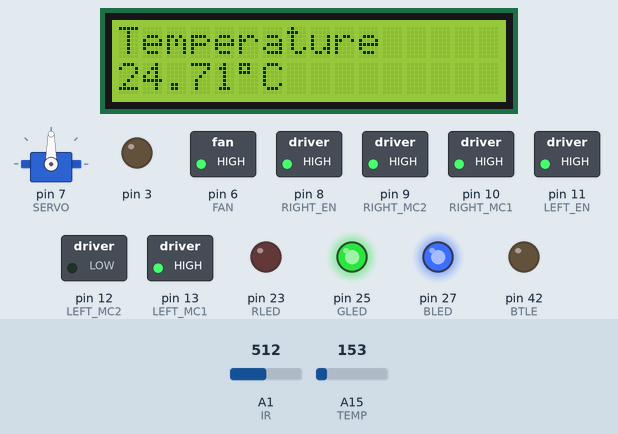
Simulated run of this sketch. Board: Arduino Mega 2560, built with avr-gcc and run on an emulated ATmega2560. Shown: 16×2 character LCD, servo, switched loads named in the sketch (green lamp = pin HIGH), output pins drawn as LEDs (lit = HIGH). Inputs (shaded band) come from the test bench; at power-on: A15 (TEMP) = 153, A1 (IR) = 512. What the sketch prints to the serial monitor is not drawn.

Above: at 11.1 s.
11.2 s: A15 (TEMP) set to 149
At 17.1 s:
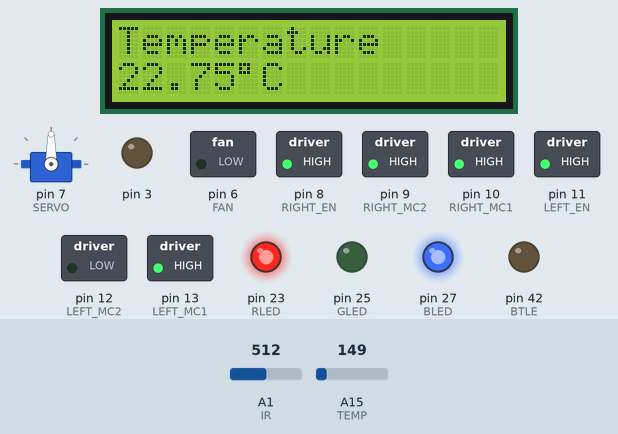
17.5 s: A15 (TEMP) set to 133
At 24.9 s:
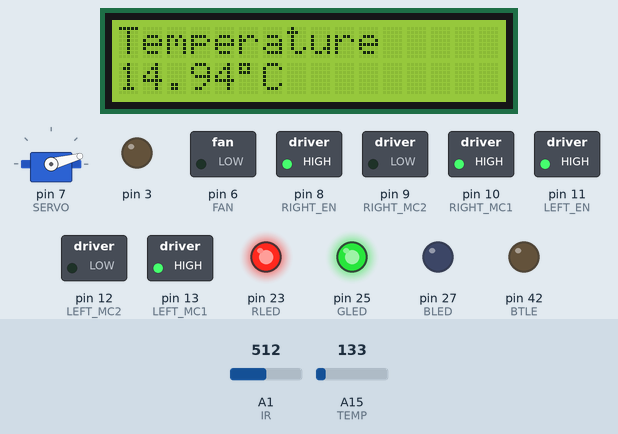
25.1 s: A15 (TEMP) set to 114
At 28.1 s:
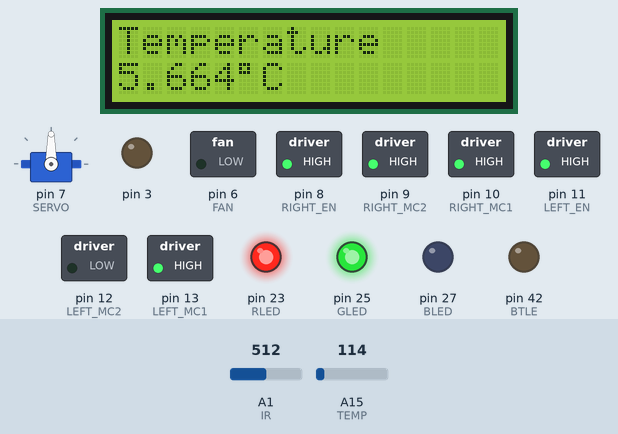
Timing chart, 0 to 34.5 s (numbered marks = the images above; inputs shaded):
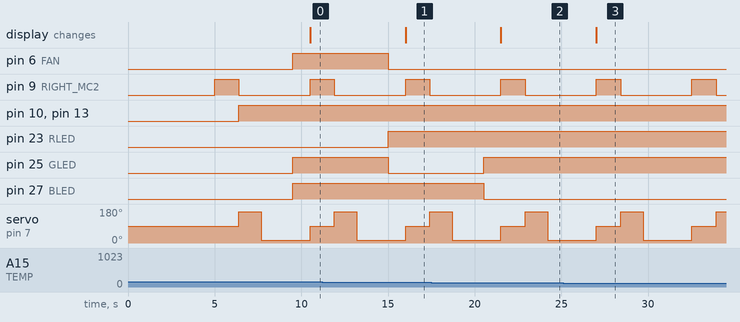

Measured:
- the behaviour switches between 150 and 149 on A15 (TEMP) (found by bisection; images 0 and 1)
- after the input at 11.2 s, pin 6 (FAN), pin 25 (GLED): HIGH → LOW after 3.8 s; pin 23 (RLED): LOW → HIGH after 3.8 s; the display: changes after 4.8 s (image 1)
- after the input at 17.5 s, pin 25 (GLED): LOW → HIGH after 3.0 s; pin 27 (BLED): HIGH → LOW after 3.0 s; the display: changes after 4.0 s (image 2)
- after the input at 25.1 s, the display: changes after 1.9 s (image 3)
- by itself, pin 9 (RIGHT_MC2): alternates HIGH for 1.4 s and LOW for 4.1 s

The sketch:

temp_with_chasis.ino
```cpp
#include<LiquidCrystal.h>
#include<SoftwareSerial.h>
LiquidCrystal lcd(33, 35, 37, 39, 41, 43); //connecting the pins rs,en,d4,d5,d6,d7 to the arduino at pin 33 35 37 39 41 43
int celsius; //declare a function celsius as an integer

#include <Servo.h>
const int SERVO  =7;   //Servo on Pin 9
const int IR     =A1;   //IR Distance Sensor on Analog Pin 0
int val = 0;            //IR test output

// Temperature Alert!
const int BLED=27;          // Blue LED Cathode on Pin 9
const int GLED=25;         // Green LED Cathode on Pin 10
const int RLED=23;         // Red LED Cathode on Pin 11
const int TEMP=A15;          // Temp Sensor is on pin A0
const int FAN=6;            // Fan pin 2
const int LOWER_BOUND=139; // Lower Threshold
const int UPPER_BOUND=149; // Upper Threshold
const int BTLE = 42;        //Sends analog data to BTLE device
int temperature = 0;               // Variable to hold analog reading

//Self-Driving Car - IR obstacle avoidance!
//H-Bridge Pins
const int RIGHT_EN  =8;  //Half Bridge Enable for Right Motor
const int RIGHT_MC1 =10;  //Right Bridge Switch 1 Control
const int RIGHT_MC2 =9;  //Right Bridge Switch 2 Control
const int LEFT_EN   =11; //Half Bridge Enable for Left Motor
const int LEFT_MC1  =13;  //Left Bridge Switch 1 Control
const int LEFT_MC2  =12;  //Left Bridge Switch 2 Control

// These constants won't change:
const int sensorPin = A1;  // pin that the sensor is attached to
const int ledPin = 9;      // pin that the LED is attached to

// variables:
int sensorValue = 0;   // the sensor value
int sensorMin = 1023;  // minimum sensor value
int sensorMax = 0;     // maximum sensor value

//Movement Thresholds and Speeds
const int SPEED_MIN = 150;            //Minimum motor speed
const int SPEED_MAX = 255;            //Maximum motor speed

int rate = 0;
Servo myServo;     //Servo Object

int readDistance(int pos)
{
    myServo.write(pos);                //Move to given position
    delay(1300);                       //Wait for Servo to move
    int dist = analogRead(IR);         //Read IR Sensor
    dist = map(dist, 50, 500, 0, 255); //scale it to LED range
    dist = constrain(dist, 0, 255);    //Constrain it
    return dist;                       //Return scaled distance
}

int LeftDistance, RightDistance, FrontDistance;

void setup()
{
   lcd.begin (16,2); //start LCD 16x2
   myServo.attach(SERVO); //Attach the Servo
   //The H-Bridge Pins are Outputs
    pinMode(RIGHT_EN, OUTPUT);
    pinMode(RIGHT_MC1, OUTPUT);
    pinMode(RIGHT_MC2, OUTPUT);
    pinMode(LEFT_EN, OUTPUT);
    pinMode(LEFT_MC1, OUTPUT);
    pinMode(LEFT_MC2, OUTPUT);
    pinMode (BLED, OUTPUT); // Set Blue LED as Output
    pinMode (GLED, OUTPUT); // Set Green LED as Output
    pinMode (RLED, OUTPUT); // Set Red LED as Output
    pinMode (FAN, OUTPUT);  // Set Fan as Output
    pinMode (BTLE, OUTPUT); //Sets BTLE as Output
    //Initialize with both motors stopped
    brake();
//Run a Serial interface for helping to calibrate the light levels.
    Serial.begin(9600);
// IR sensor calibration, without the LED:
  pinMode(3, OUTPUT);
  digitalWrite(3, HIGH);
    // signal the end of the calibration period
  digitalWrite(3, LOW);
// calibrate during the first five seconds
  while (millis() < 5000) {
    sensorValue = analogRead(sensorPin);

//record the maximum sensor value
    if (sensorValue > sensorMax) {
      sensorMax = sensorValue;
    }
    // record the minimum sensor value
    if (sensorValue < sensorMin) {
      sensorMin = sensorValue;
    }
  }
}

void loop()
{
//read the sensor:
sensorValue = analogRead(sensorPin);
// in case the sensor value is outside the range seen during calibration
  sensorValue = constrain(sensorValue, sensorMin, sensorMax);
// apply the calibration to the sensor reading
  sensorValue = map(sensorValue, sensorMin, sensorMax, 0, 255);
// fade the LED using the calibrated value:
  analogWrite(ledPin, sensorValue);
  myServo.write (90);                                // Tells the Servo  to position at 80 degrees (Facing forward).
  delay (100);                                      //  Delay for 0.1s.

  FrontDistance = readDistance(90);                 // Measuring  the Distance in CM.
  if (FrontDistance < 500) {                            // If obstacle  found in 30cm.
    forward();
   rate = 100;
  }
  else if ((FrontDistance >= 350) && (FrontDistance < 250)) { // If obstacle  found between 30cm to 60cm.
   forward ();
   rate = 150;

  }
  else if ((FrontDistance >= 100) && (FrontDistance  < 25)) { // If obstacle found between 60cm to 90cm.
   forward();
   rate = 200;

  }
 else {                                          // If obstacle cannot be  found in 90cm.
   forward ();                                   // Robot move  to Forward direction.
   rate = 255;

}

RightDistance = readDistance(165);      // Measuring  the Distance in CM.
   if (RightDistance < 500) {                            // If obstacle  found in 30cm.
    forward();
    rate = 100;
  }
  else if ((RightDistance >= 350) && (RightDistance < 250)) { // If obstacle  found between 30cm to 60cm.
    forward ();
  rate = 150;
  }
  else if ((RightDistance >= 100) && (RightDistance  < 25)) { // If obstacle found between 60cm to 90cm.
    forward();
    rate = 200;
  }
  else {                                          // If obstacle cannot be  found in 90cm.
    forward ();                                   // Robot move  to Forward direction.
    rate = 255;
  }


  LeftDistance = readDistance(15);     // Measuring  the Distance in CM.
    if (LeftDistance < 500) {                            // If obstacle  found in 30cm.
    forward();

    rate = 100;
  }
 else if ((LeftDistance >= 350) && (LeftDistance < 250)) { // If obstacle  found between 30cm to 60cm.
    forward ();
    rate = 150;
  }
  else if ((LeftDistance >= 100) && (LeftDistance  < 25)) { // If obstacle found between 60cm to 90cm.
    forward();
    rate = 200;
  }
  else {                                          // If obstacle cannot be  found in 90cm.
    forward ();                                   // Robot move  to Forward direction.
    rate = 255;
  }
  temperature = analogRead(TEMP);
  val = analogRead(IR);
  Serial.print("Temperature ");
  Serial.println(temperature);
  Serial.print("IR distance  ");
  Serial.println(val);
  delay(500);

  // LED is Blue
  if (temperature < LOWER_BOUND)
  {
    digitalWrite(RLED, HIGH);
    digitalWrite(GLED, HIGH);
    digitalWrite(BLED, LOW);
    digitalWrite(FAN, LOW);
  }
  // LED is Red
  else if (temperature > UPPER_BOUND)
  {
    digitalWrite(RLED, LOW);
    digitalWrite(GLED, HIGH);
    digitalWrite(BLED, HIGH);
    digitalWrite(FAN, HIGH);
  }
  // LED is Green
  else
  {
    digitalWrite(RLED, HIGH);
    digitalWrite(GLED, LOW);
    digitalWrite(BLED, HIGH);
    digitalWrite(FAN, LOW);
  }
  int sensor_data = analogRead(TEMP);
  float voltage = sensor_data * 5.0;
  voltage/=1024;
  float temperatureC = (voltage - 0.5) * 100;
  delay(1000);
  //Make custom characters
  lcd.setCursor(0,0);
  lcd.print("Temperature");
  lcd.setCursor(0,1);
  lcd.print(temperatureC);
  lcd.setCursor(5,1);
  lcd.print(char(223));
  lcd.print("C");
  lcd.print(" ");
  analogWrite(42,temperatureC);
}
void CompareDistance() {
  if (LeftDistance > RightDistance)
 {TurnLeft (); }
 else if (RightDistance > LeftDistance)
 {TurnRight (); }
 else
 { Reverse();
 TurnRight(); }
}

//Motor goes forward at given rate (from 0-255)
//Motor can be "left" or "right"
void forward ()
{
 digitalWrite(LEFT_EN, HIGH);
 digitalWrite(LEFT_MC1, HIGH);
 digitalWrite(LEFT_MC2, LOW);
 //analogWrite(LEFT_EN, rate);
 digitalWrite(RIGHT_EN, HIGH);
 digitalWrite(RIGHT_MC1, HIGH);
 digitalWrite(RIGHT_MC2, LOW);
 //analogWrite(RIGHT_EN, rate);
}
void TurnLeft ()
{ //right forward left reverse
  digitalWrite(LEFT_EN, LOW);
  digitalWrite(LEFT_MC1, LOW);
  digitalWrite(LEFT_MC2, HIGH);
  //analogWrite(LEFT_EN, rate);
  digitalWrite(RIGHT_EN, LOW);
  digitalWrite(RIGHT_MC1, HIGH);
  digitalWrite(RIGHT_MC2, LOW);
  //analogWrite(RIGHT_EN, rate);
}
void TurnRight ()
{ //left forward right reverse
  digitalWrite(RIGHT_EN, LOW);
  digitalWrite(RIGHT_MC1, LOW);
  digitalWrite(RIGHT_MC2, HIGH);
  //analogWrite(RIGHT_EN, rate);
  digitalWrite(LEFT_EN, LOW);
  digitalWrite(LEFT_MC1, HIGH);
  digitalWrite(LEFT_MC2, LOW);
  //analogWrite(LEFT_EN, rate);
}
void Reverse()
{
  digitalWrite(LEFT_EN, LOW);
  digitalWrite(LEFT_MC1, LOW);
  digitalWrite(LEFT_MC2, HIGH);
  //digitalWrite(LEFT_EN, rate);
  digitalWrite(RIGHT_EN, LOW);
  digitalWrite(RIGHT_MC1, LOW);
  digitalWrite(RIGHT_MC2, HIGH);
  //digitalWrite(RIGHT_EN, rate);
}
void brake()
{
  digitalWrite(LEFT_EN, LOW);
  digitalWrite(LEFT_MC1, LOW);
  digitalWrite(LEFT_MC2, LOW);
  digitalWrite(LEFT_EN, HIGH);
  digitalWrite(RIGHT_EN, LOW);
  digitalWrite(RIGHT_MC1, LOW);
  digitalWrite(RIGHT_MC2, LOW);
  digitalWrite(RIGHT_EN, HIGH);
}
```
